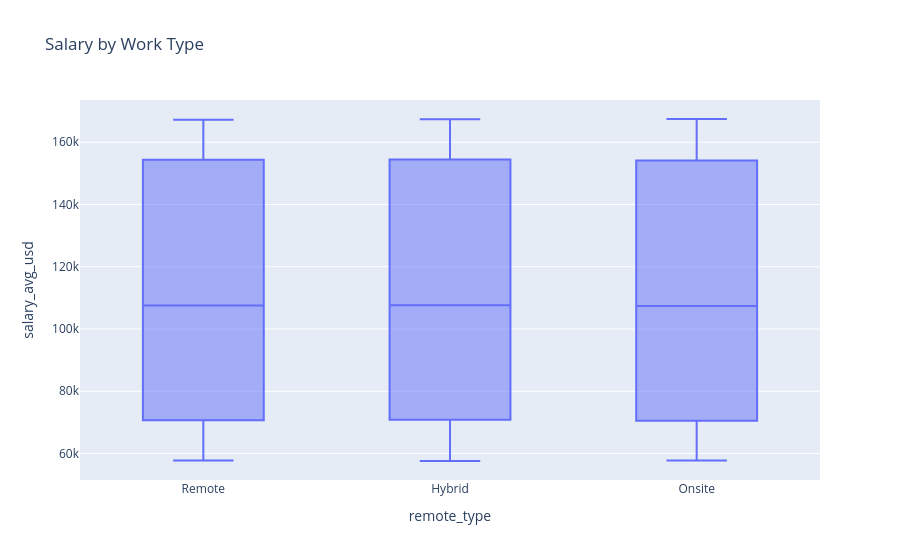

Notebook code cell kept with this figure:
### Code cell
# Salary by remote type
fig = px.box(jobs, x="remote_type", y="salary_avg_usd", title="Salary by Work Type")
fig.show()

### Figure 1 — Plotly figure (JSON) as saved in the notebook; plotly's stock layout.template omitted (floating-point values rounded to 4 significant figures; data arrays with more than 128 entries replaced by an {"elided": "..."} marker saying what was removed)
{"data": [{"alignmentgroup": "True", "hovertemplate": "remote_type=%{x}<br>salary_avg_usd=%{y}<extra></extra>", "legendgroup": "", "marker": {"color": "#636efa"}, "name": "", "notched": false, "offsetgroup": "", "orientation": "v", "showlegend": false, "type": "box", "x": {"elided": "50000 str values"}, "x0": " ", "xaxis": "x", "y": {"elided": "50000 float values"}, "y0": " ", "yaxis": "y"}], "layout": {"autosize": true, "boxmode": "group", "legend": {"tracegroupgap": 0}, "title": {"text": "Salary by Work Type"}, "xaxis": {"anchor": "y", "autorange": true, "domain": [0, 1], "range": [-0.5, 2.5], "title": {"text": "remote_type"}, "type": "category"}, "yaxis": {"anchor": "x", "autorange": true, "domain": [0, 1], "range": [51500.0, 173600.0], "title": {"text": "salary_avg_usd"}, "type": "linear"}}}
